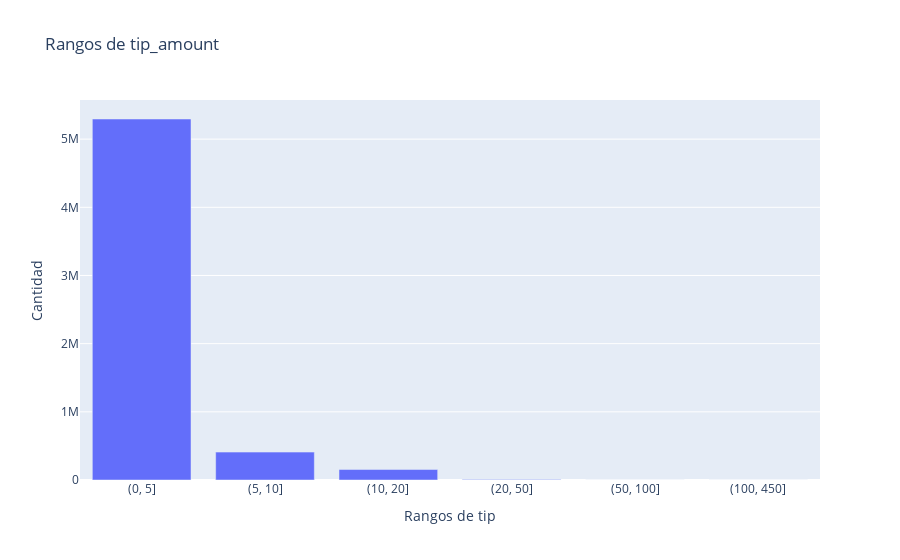

Notebook cell for this chart:
### Code cell
fig = px.bar(data_tip_bins, x='bins', y='tip_amount',
            labels={'bins':'Rangos de tip', 'tip_amount':'Cantidad'}, title='Rangos de tip_amount')
fig.show()

### Figure 1 — Plotly figure (JSON) as saved in the notebook; plotly's stock layout.template omitted (floating-point values rounded to 4 significant figures)
{"data": [{"alignmentgroup": "True", "hovertemplate": "Rangos de tip=%{x}<br>Cantidad=%{y}<extra></extra>", "legendgroup": "", "marker": {"color": "#636efa", "pattern": {"shape": ""}}, "name": "", "offsetgroup": "", "orientation": "v", "showlegend": false, "textposition": "auto", "type": "bar", "x": ["(0, 5]", "(5, 10]", "(10, 20]", "(20, 50]", "(50, 100]", "(100, 450]"], "xaxis": "x", "y": [5295352, 409264, 153691, 5752, 473, 82], "yaxis": "y"}], "layout": {"barmode": "relative", "legend": {"tracegroupgap": 0}, "title": {"text": "Rangos de tip_amount"}, "xaxis": {"anchor": "y", "domain": [0, 1], "title": {"text": "Rangos de tip"}}, "yaxis": {"anchor": "x", "domain": [0, 1], "title": {"text": "Cantidad"}}}}
